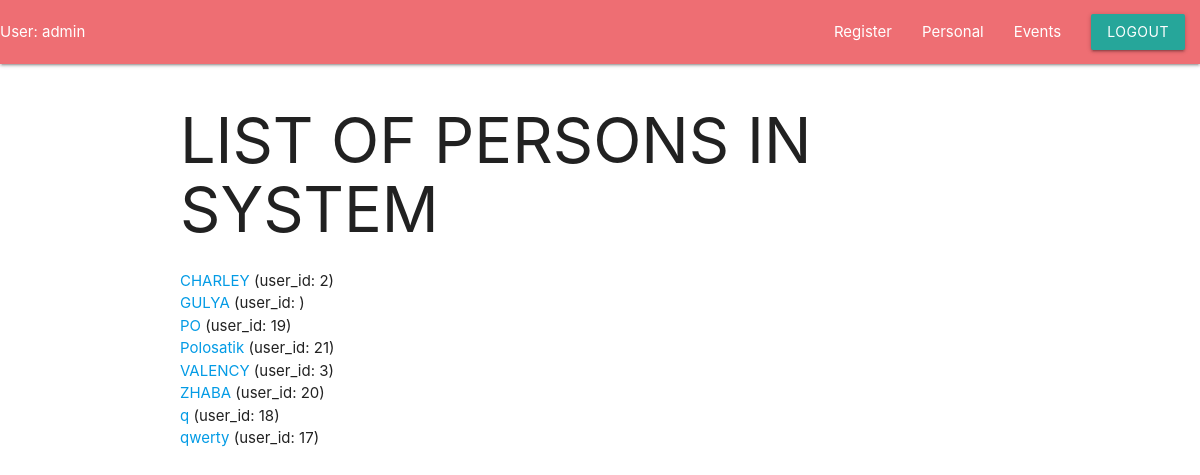
Before: /account/ (signed in) with the older database file.
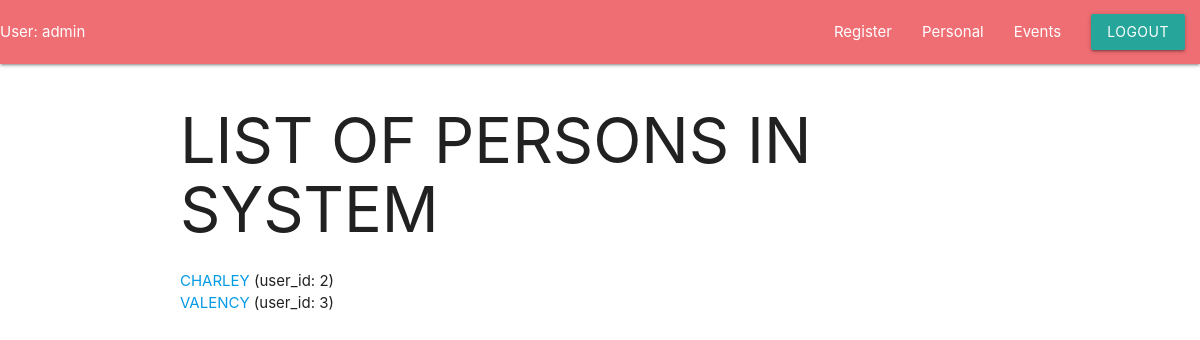
After: the same page with the newer database file.
### account/models.py (models this page shows, shortened)
class Person(models.Model):
    user = models.OneToOneField(User, blank=True, null=True, on_delete=models.CASCADE)
    name = models.CharField(max_length=200)
    surname = models.CharField(max_length=200)
    type = models.CharField(max_length=200)
    events = models.ManyToManyField('event.Event', through='event.Membership')
    class Meta:
        ordering = ["name"]

### account/views.py (the view)
# urls.py: path('', login_required(views.PersonListView.as_view()), name='person_list'),
class PersonListView(ListView):
    model = Person
    template_name = 'account/person_list.html'
    context_object_name = 'person_list'

### templates/account/person_list.html (shortened to what this page needs)
{%extends "base_generic.html"%}
{%block content%}
<h1>LIST OF PERSONS IN SYSTEM</h1>
{% if person_list %}
    <ul>
    {% for person in person_list %}
        <li><a href="/account/{{person.id}}">{{ person.name }}</a> (user_id: {{person.user.id}})</li>
    {% endfor %}
    </ul>
{% else %}
    <p>No people are available.</p>
{% endif %}
{%endblock content%}

### templates/base_generic.html (shortened to what this page needs)
<!DOCTYPE html>
<html lang="en">
<head>
    {%load static%}
    <link rel="stylesheet" href="{%static "css/materialize.css"%}"/>
    <link rel="stylesheet" href="{%static "css/app.css"%}"/>
</head>
<body>
    <nav>
        <div class="nav-wrapper">
            {% if user.is_authenticated %}
                <a>User: {{ user.get_username }}</a>
            {% endif %}
            <ul id="nav-mobile" class="right">
                <li><a href="/auth/register">Register</a></li>
                <li><a href="/account/">Personal</a></li>
                <li><a href="/events/">Events</a></li>
                {% if user.is_authenticated %}
                    <li><a class="waves-effect waves-light btn" href="{% url 'logout'%}">Logout</a></li>
                {% else %}
                    <li><a class="waves-effect waves-light btn" href="{% url 'login'%}">Login</a></li>
                    <li><a class="waves-effect waves-light btn" href="/auth/register">Register</a></li>
                {% endif %}
            </ul>
        </div>
    </nav>
    <div class="container">
        {% block content %}{% endblock %}
    </div>
</body>
</html>

Changed rows visible on the page:
removed Person: name "GULYA"
removed Person: name "PO", user.id "19"
removed Person: name "Polosatik", user.id "21"
removed Person: name "ZHABA", user.id "20"
removed Person: name "q", user.id "18"
removed Person: name "qwerty", user.id "17"
